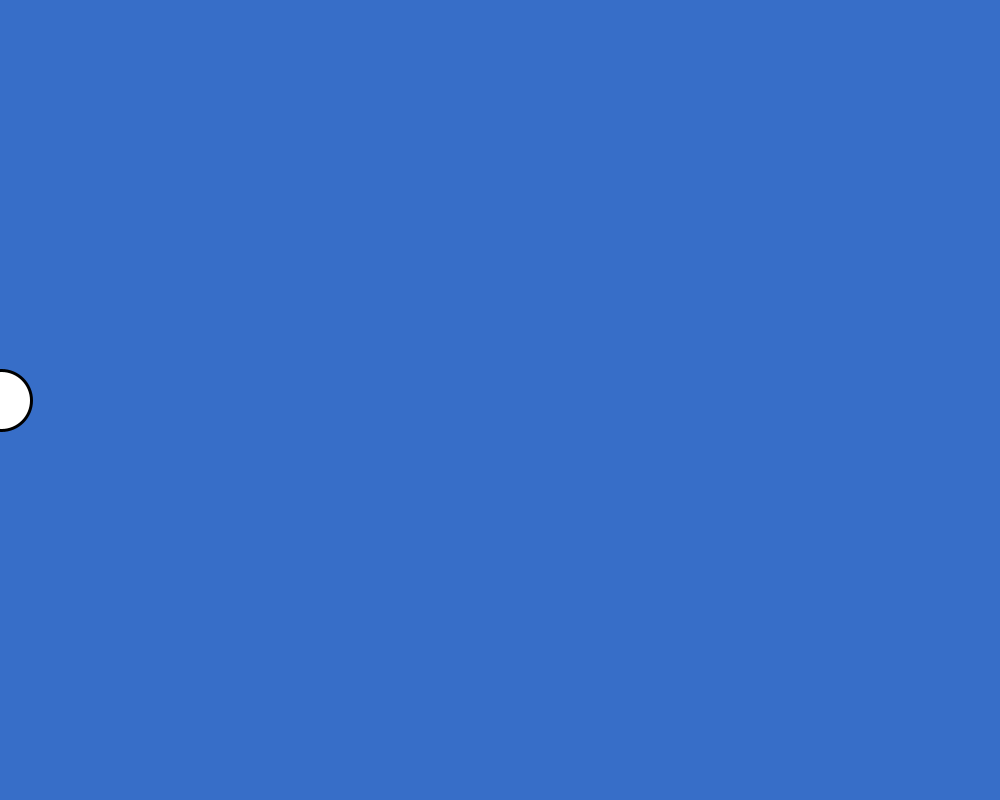
Frame 1 (no input)
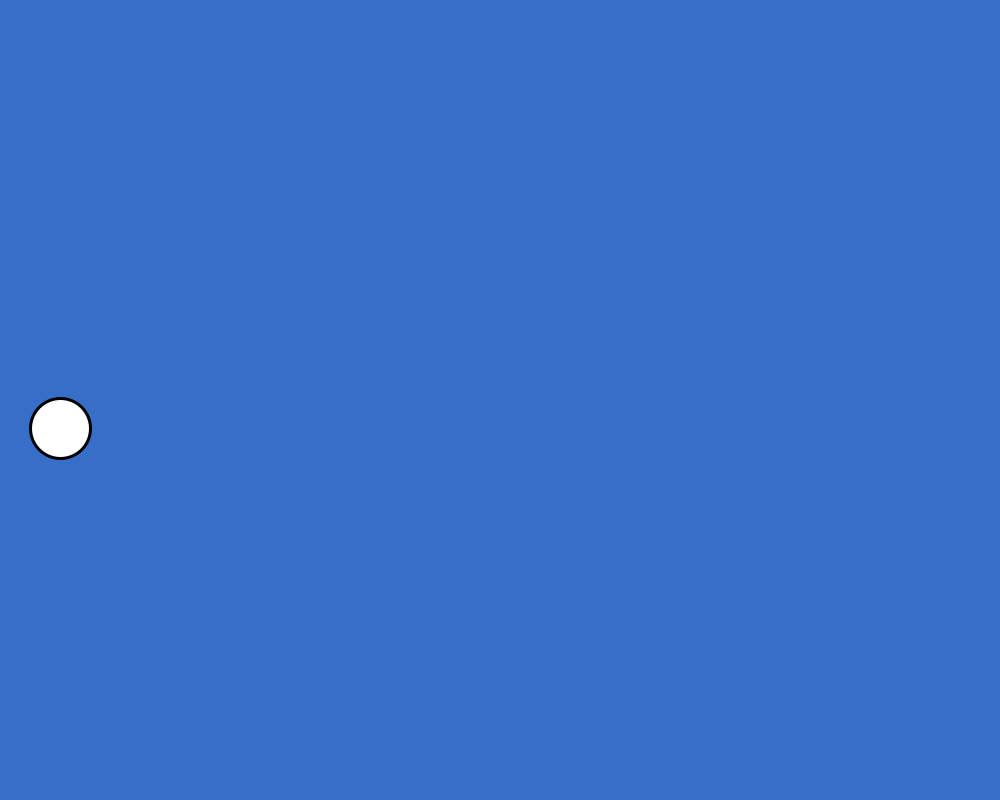
Frame 60 (the mouse pressed at the canvas centre just before this capture)
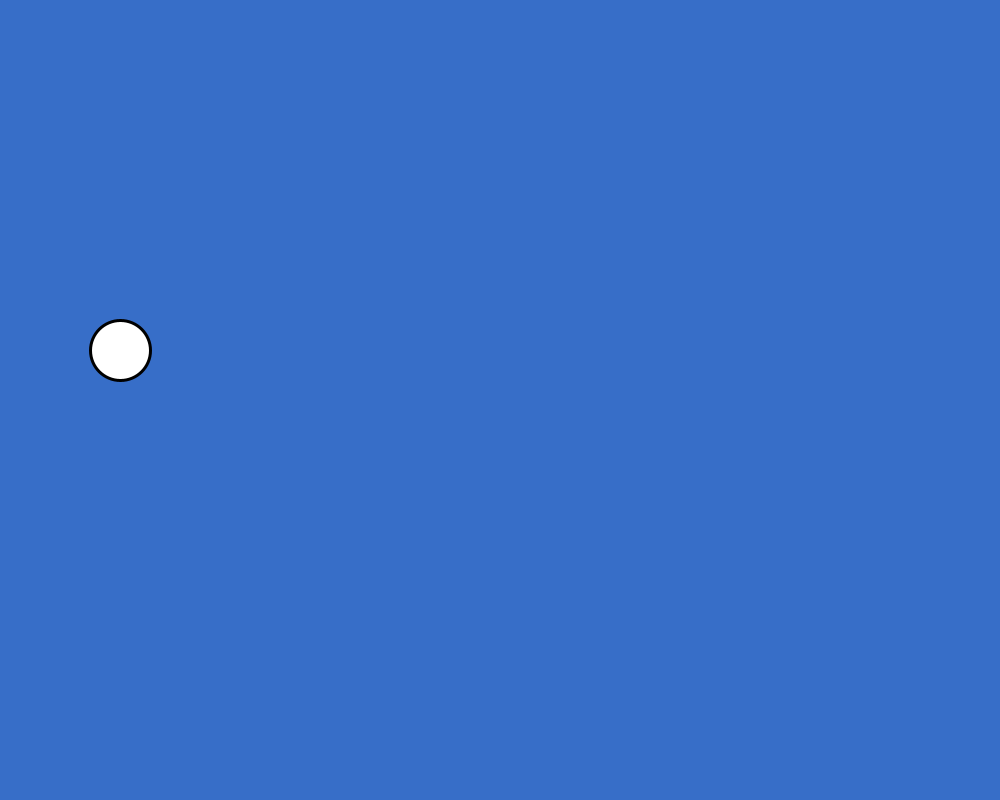
Frame 120 (the mouse held since frame 60 and released just before this capture)

The Processing sketch that drew these frames (run headless with seeded random() and noise(); from frame 60 on, the mouse is pressed at the canvas centre):

// Processing sketch: The_Sin_Mover
// ── The_Sin_Mover.pde
Mover mover;
void setup()
{
  size(1000,800);
  
  mover = new Mover();
}

void draw()
{
  background(55,110,200);
  mover.Update();
  mover.Display();
}
// ── Mover.pde
class Mover
{
  PVector location;
  float angle;
  float angularVelocity;
  float velocity;
  float amplitude;
  Mover()
  {
    location = new PVector(0,height/2);
    angle = 0;
    amplitude = 150;
    velocity = 1;
    angularVelocity = 0.05;
  }
  
  void Update()
  {
    location.x+=velocity;
    location.y = amplitude*sin(angle)+height/2;
    angle+=angularVelocity;
  }
  
  void Display()
  {
    strokeWeight(3);
    ellipse(location.x,location.y,60,60);
  }
}
